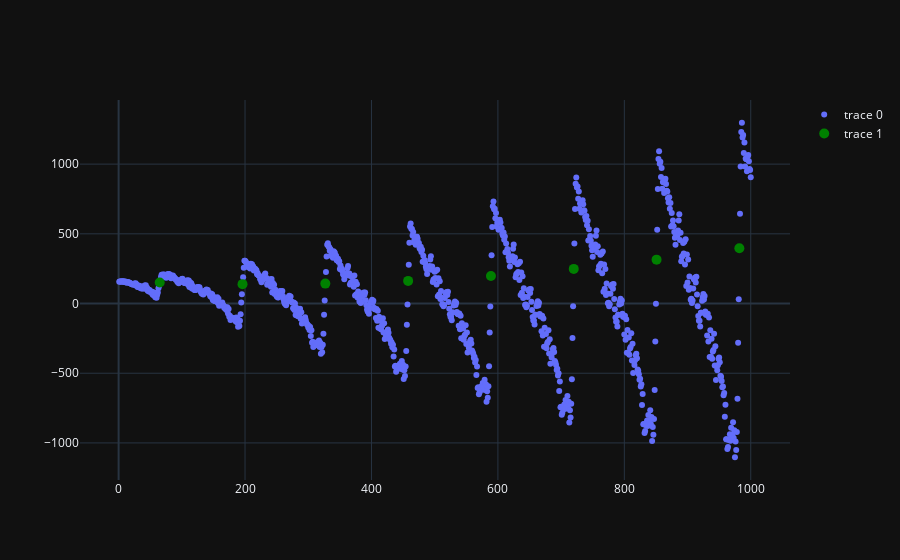

The notebook cell this image was saved under:
### Code cell
import plotly
import plotly.graph_objs as go
# plot data_range vs counts_at_steps
trace = go.Scatter(
    x = data_range,
    y = counts_at_steps - solve(np.array(data_range)),
    mode = 'markers'
)
# plot a green dot at every n_steps % len(input_data)th point
trace2 = go.Scatter(
    x = data_range[n_steps % len(input_data)::len(input_data)],
    y = counts_at_steps[n_steps % len(input_data)::len(input_data)] - solve(np.array(data_range[n_steps % len(input_data)::len(input_data)])),
    mode = 'markers',
    marker=dict(
        color='green',
        size=10,
    )
)
fig = go.Figure(data=[trace, trace2])
fig.update_layout(template='plotly_dark')
fig.show()

### Figure 1 — Plotly figure (JSON) as saved in the notebook; plotly's stock layout.template omitted (floating-point values rounded to 4 significant figures; data arrays with more than 128 entries replaced by an {"elided": "..."} marker saying what was removed)
{"data": [{"mode": "markers", "type": "scatter", "x": {"elided": "1000 int values"}, "y": {"elided": "1000 float values"}}, {"marker": {"color": "green", "size": 10}, "mode": "markers", "type": "scatter", "x": [65, 196, 327, 458, 589, 720, 851, 982], "y": [150.6, 138.9, 142.9, 162.4, 197.6, 248.4, 314.8, 396.8]}], "layout": {}}
